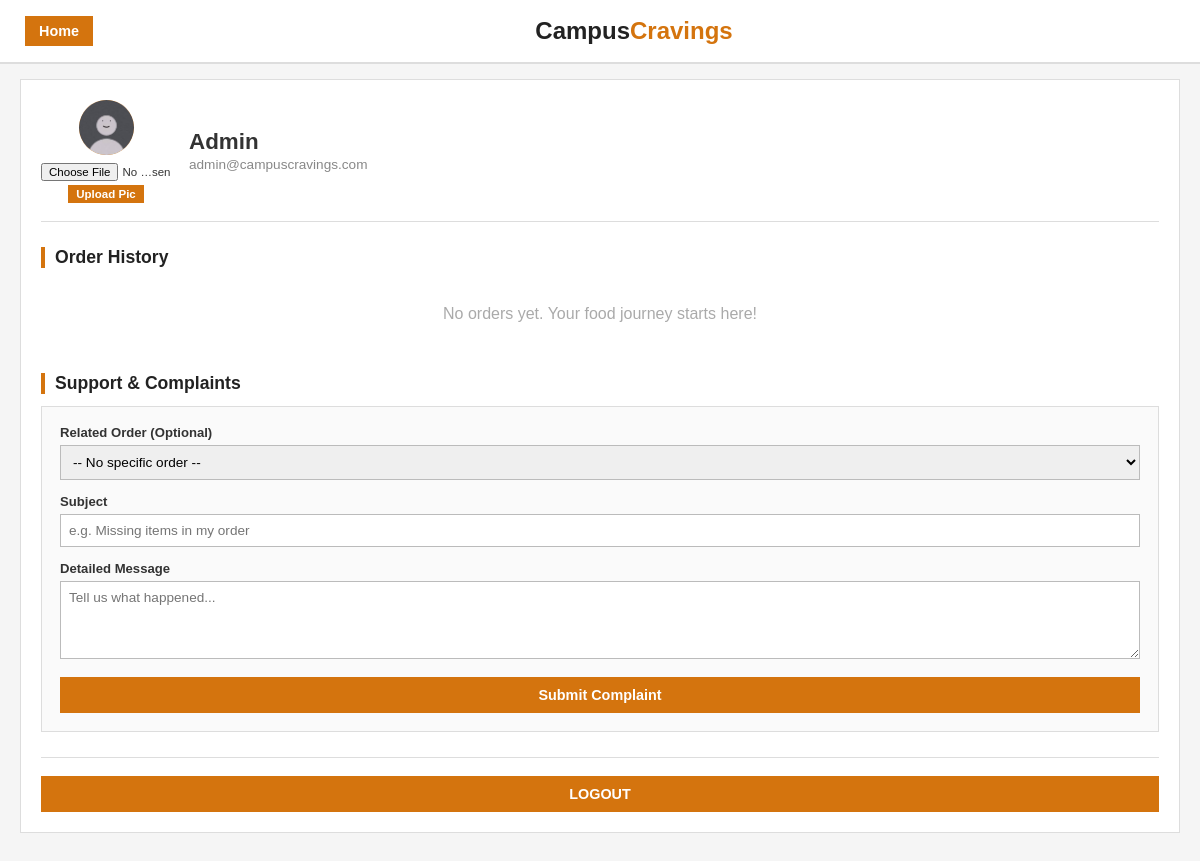
The app's page /profile.php (signed in) with its own data.
### tables this page shows
CREATE TABLE `users` (
  `id` int(11) NOT NULL AUTO_INCREMENT,
  `name` varchar(100) NOT NULL,
  `email` varchar(100) NOT NULL,
  `course` varchar(100) DEFAULT NULL,
  `rollno` varchar(50) DEFAULT NULL,
  `password` varchar(255) NOT NULL,
  `role` enum('student','restaurant','admin') DEFAULT 'student',
  `phone` varchar(20) DEFAULT NULL,
  `created_at` timestamp NOT NULL DEFAULT current_timestamp(),
  `profile_picture` varchar(255) DEFAULT 'default.jpeg',
  PRIMARY KEY (`id`),
  UNIQUE KEY `email` (`email`)
);

### profile.php (the view, shortened to what this page needs)
<?php
$userId = null;
if (isset($_SESSION['user_id'])) {
    $userId = $_SESSION['user_id'];
}
else {
    header("Location: login.php");
    exit;
}
require_once 'php/db_connect.php';
$userData = mysqli_query($conn, "SELECT * FROM users WHERE id = '$userId'");
$usr = mysqli_fetch_assoc($userData);
$orderList = [];
?>
<!DOCTYPE html>
<html lang="en">
<head>
    <link rel="stylesheet" href="css/home.css">
<link rel="stylesheet" href="css/profile.css">
</head>
<body>
<div class="wrapper">
        <header class="topbar">
            <a href="home.php" class="back-link">Home</a>
        <div class="sitename">Campus<span>Cravings</span></div>
        </header>
        <div class="profile-box">
        <div class="profile-top">
                <div class="avatar-wrapper">
                    <div class="avatar">
                        <?php
$pfp = !empty($usr['profile_picture']) ? htmlspecialchars($usr['profile_picture']) : 'default.jpeg';
?>
                    <img src="assets/pfp/<?php echo $pfp; ?>" alt="Profile Picture" class="profile-img">
                    </div>
                    <form action="php/update_pfp.php" method="POST" enctype="multipart/form-data"
                        class="upload-form">
                    <input type="file" name="pfp" accept="image/*" required class="file-input">
                        <button type="submit" name="action" value="upload" class="upload-btn">Upload Pic</button>
                    </form>
            </div>
                <div class="userinfo">
                    <h1><?php echo htmlspecialchars($usr['name'] ?? 'User'); ?></h1>
                    <p><?php echo htmlspecialchars($usr['email']); ?></p>
                </div>
            </div>
            <div class="section-heading">Order History</div>
            <?php if (empty($orderList)): ?>
            <div class="empty-msg">
                <p>No orders yet. Your food journey starts here!</p>
        </div>
            <?php endif; ?>
        <div class="section-heading">Support & Complaints</div>
            <div class="complaint-box">
                <form action="php/submit_complaint.php" method="POST">
                <div class="form-row">
                        <label for="order_id">Related Order (Optional)</label>
                        <select id="order_id" name="order_id">
                            <option value="">-- No specific order --</option>
                        </select>
                    </div>
                    <div class="form-row">
                    <label for="subject">Subject</label>
                        <input type="text" id="subject" name="subject" required
                            placeholder="e.g. Missing items in my order">
                    </div>
                <div class="form-row">
                        <label for="message">Detailed Message</label>
                        <textarea id="message" name="message" rows="4" required class="complaint-textarea"
                            placeholder="Tell us what happened..."></textarea>
                </div>
                    <button type="submit" class="submit-btn">Submit Complaint</button>
                </form>
            </div>
        <div class="logout-area">
                <a href="logout.php" class="logout-btn">LOGOUT</a>
            </div>
        </div>
</div>
</body>
</html>

### css/home.css (style rules this page uses)
* { margin: 0; padding: 0; box-sizing: border-box; font-family: Arial, Helvetica, sans-serif; }
body { background-color: #f5f5f5; color: #333; }
a { color: inherit; }
.wrapper { width: 100%; min-height: 100vh; padding-bottom: 40px; }
.topbar { display: flex; justify-content: space-between; align-items: center; padding: 14px 20px; background: #fff; border-bottom: 2px solid #ddd; }
.sitename { font-size: 1.5rem; font-weight: bold; color: #222; }
.sitename span { color: #d4740e; }
@media (min-width: 768px) { .topbar { padding: 16px 25px; } }

### css/profile.css (style rules this page uses)
.profile-box { max-width: 100%; margin: 15px 20px; padding: 20px; background: #fff; border: 1px solid #ddd; }
.profile-top { display: flex; align-items: center; gap: 18px; border-bottom: 1px solid #ddd; padding-bottom: 18px; margin-bottom: 20px; }
.avatar { width: 55px; height: 55px; background: #d4740e; border-radius: 50%; display: flex; align-items: center; justify-content: center; font-size: 1.4rem; font-weight: bold; color: #fff; overflow: hidden; flex-shrink: 0; }
.userinfo h1 { font-size: 1.4rem; margin: 0; font-weight: bold; }
.userinfo p { color: #888; margin: 2px 0 0; font-size: 0.85rem; }
.section-heading { font-size: 1.1rem; font-weight: bold; margin: 25px 0 12px; color: #222; border-left: 4px solid #d4740e; padding-left: 10px; }
.complaint-box { background: #fafafa; padding: 18px; border: 1px solid #ddd; }
.form-row { margin-bottom: 14px; }
.form-row label { display: block; margin-bottom: 5px; font-weight: bold; font-size: 0.82rem; }
.form-row input, .form-row textarea, .form-row select { width: 100%; padding: 8px; border: 1px solid #bbb; font-family: inherit; font-size: 0.85rem; }
.avatar-wrapper { display: flex; flex-direction: column; align-items: center; gap: 8px; }
.profile-img { width: 100%; height: 100%; object-fit: cover; }
.upload-form { display: flex; flex-direction: column; align-items: center; gap: 4px; }
.file-input { font-size: 0.72rem; max-width: 130px; }
.upload-btn { background: #d4740e; color: #fff; border: none; padding: 3px 8px; font-weight: bold; cursor: pointer; font-size: 0.72rem; }
.empty-msg { text-align: center; padding: 25px; color: #aaa; }
.complaint-textarea { resize: vertical; }
.logout-area { margin-top: 25px; border-top: 1px solid #ddd; padding-top: 18px; text-align: center; }
.submit-btn, .logout-btn, .back-link { background: #d4740e; color: #fff !important; border: none; padding: 10px; font-weight: bold; cursor: pointer; text-decoration: none; display: inline-block; text-align: center; font-size: 0.9rem; border-radius: 0; }
.submit-btn, .logout-btn { width: 100%; }
.back-link { padding: 7px 14px; width: auto; }

### records on screen
users: profile_picture (placeholder picture), name "Admin", email "admin@campuscravings.com"
